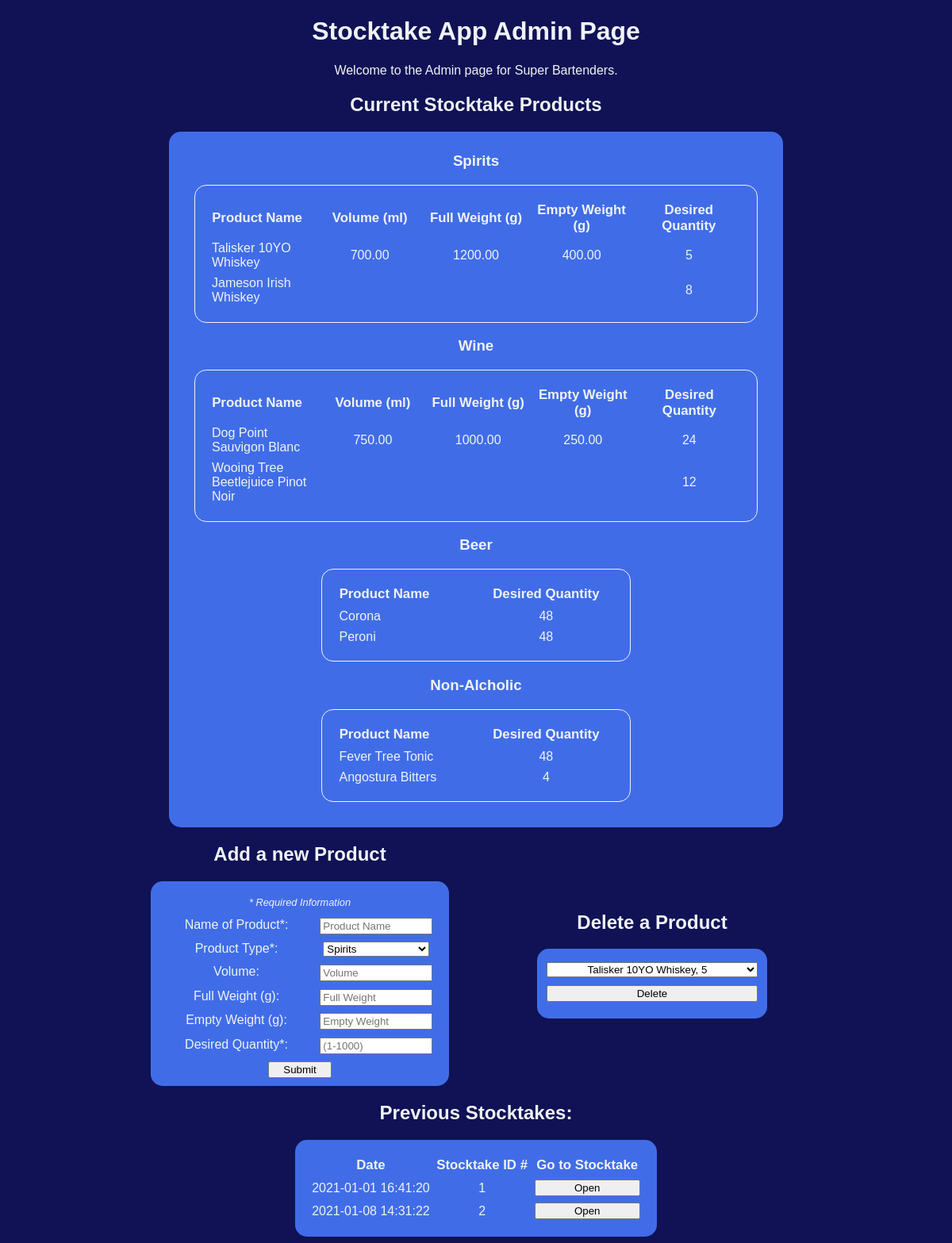
Page /admin/www/index.php on the earlier database version.
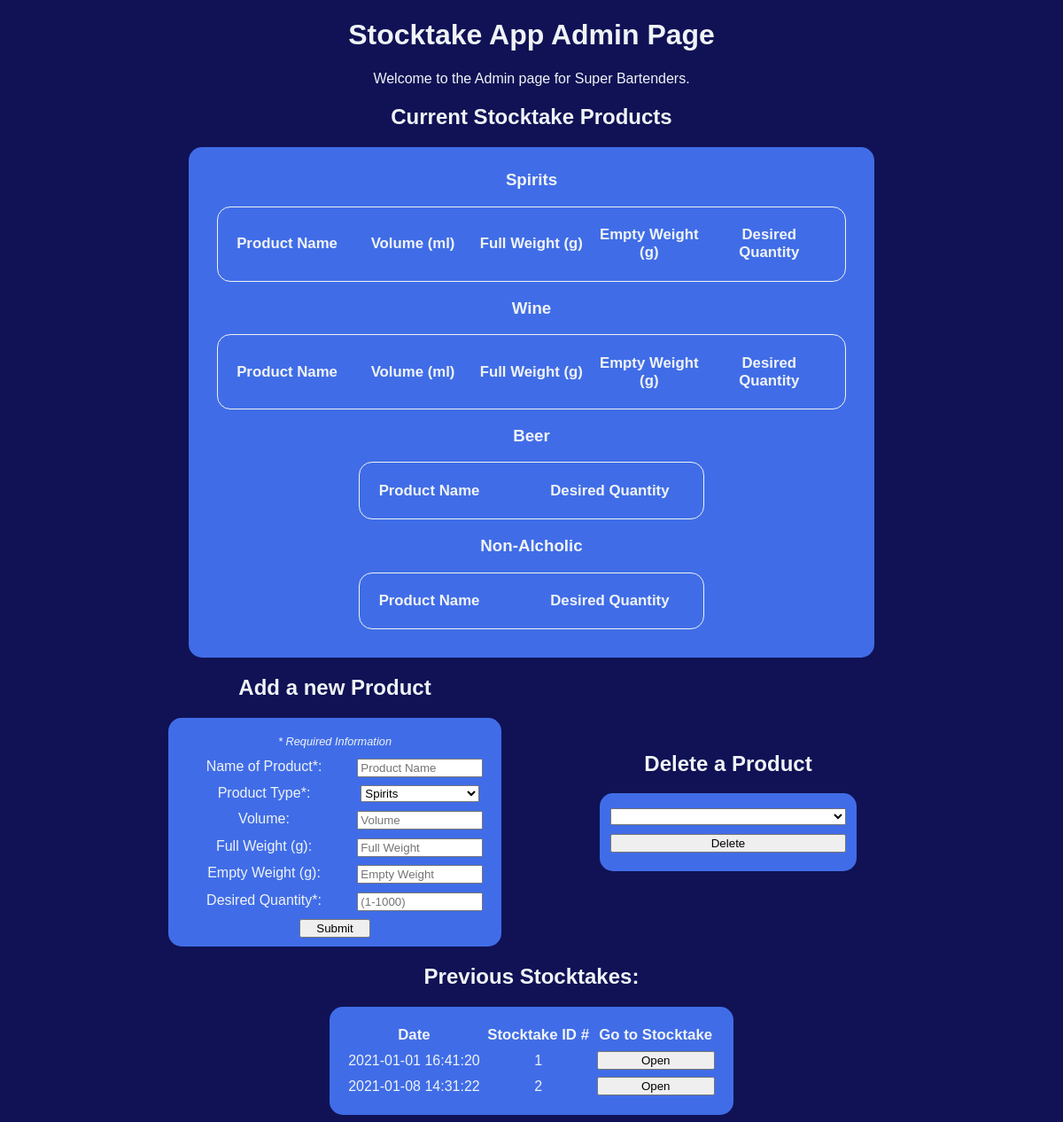
Same page on the later database version.
### tables this page shows
CREATE TABLE Spirits (
	id MEDIUMINT NOT NULL AUTO_INCREMENT,
	name VARCHAR(50) NOT NULL,
	volume DOUBLE(10, 2),
	full_weight DOUBLE(10, 2),
	empty_weight DOUBLE(10, 2),
	desired_quantity INTEGER NOT NULL,
	PRIMARY KEY (id)
);

CREATE TABLE Wine (
	id MEDIUMINT NOT NULL AUTO_INCREMENT,
	name VARCHAR(50) NOT NULL,
	volume DOUBLE(10, 2),
	full_weight DOUBLE(10, 2),
	empty_weight DOUBLE(10, 2),
	desired_quantity INTEGER NOT NULL,
	PRIMARY KEY (id)
);

CREATE TABLE Beer (
	id MEDIUMINT NOT NULL AUTO_INCREMENT,
	name VARCHAR(50) NOT NULL,
	desired_quantity INTEGER NOT NULL,
	PRIMARY KEY (id)
);

CREATE TABLE NonAlc (
	id MEDIUMINT NOT NULL AUTO_INCREMENT,
	name VARCHAR(50) NOT NULL,
	desired_quantity INTEGER NOT NULL,
	PRIMARY KEY (id)
);

CREATE TABLE StocktakeRefs (
	 dt DATETIME NOT NULL,
	 stock_num INTEGER NOT NULL
 );

### admin/www/index.php (the view, shortened to what this page needs)
<!DOCTYPE html>
<html lang="en">
    <head>
        <link rel="stylesheet" href="style.css" type="text/css">
    </head>
    <body>
        <h1>Stocktake App Admin Page</h1>
        <p>Welcome to the Admin page for Super Bartenders.</p>
        <h2>Current Stocktake Products</h2>
            <div id="current">
                <h3> Spirits </h3>
                    <table>
                        <tr><th>Product Name</th><th>Volume (ml)</th><th>Full Weight (g)</th><th>Empty Weight (g)</th><th>Desired Quantity</th></tr>
                        <?php
                            $db_host   = '192.168.2.12';
                            $db_name   = 'stocktake';
                            $db_user   = 'admin';
                            $db_passwd = 'insecure_db_admin_pw';
                            $pdo_dsn = "mysql:host=$db_host;dbname=$db_name";
                            $pdo = new PDO($pdo_dsn, $db_user, $db_passwd);
                            $q_Spirits = $pdo->query("SELECT * FROM Spirits");
                            $q_Wine = $pdo->query("SELECT * FROM Wine");
                            $q_Beer = $pdo->query("SELECT * FROM Beer");
                            $q_NonAlc = $pdo->query("SELECT * FROM NonAlc");
                            while($row = $q_Spirits->fetch()){
                                echo '<tr><td>';
                                echo $row["name"];
                                echo '</td><td>';
                                echo $row["volume"];
                                echo '</td><td>';
                                echo $row["full_weight"];
                                echo '</td><td>';
                                echo $row["empty_weight"];
                                echo '</td><td>';
                                echo $row["desired_quantity"];
                                echo '</td></tr>';
                            }
                            echo '</table>
                                    <h3> Wine </h3>
                                    <table>
                                        <tr><th>Product Name</th><th>Volume (ml)</th><th>Full Weight (g)</th><th>Empty Weight (g)</th><th>Desired Quantity</th></tr>';
                            while($row = $q_Wine->fetch()){
                                echo '<tr><td>';
                                echo $row["name"];
                                echo '</td><td>';
                                echo $row["volume"];
                                echo '</td><td>';
                                echo $row["full_weight"];
                                echo '</td><td>';
                                echo $row["empty_weight"];
                                echo '</td><td>';
                                echo $row["desired_quantity"];
                                echo '</td></tr>';
                            }
                            echo '</table>
                                    <h3> Beer </h3>
                                    <table>
                                    <tr><th>Product Name</th><th>Desired Quantity</th></tr>';
                            while($row = $q_Beer->fetch()){
                                echo '<tr><td>';
                                echo $row["name"];
                                echo '</td><td>';
                                echo $row["desired_quantity"];
                                echo '</td></tr>';
                            }
                            echo '</table>
                                    <h3> Non-Alcholic </h3>
                                    <table>
                                    <tr><th>Product Name</th><th>Desired Quantity</th></tr>';
                            while($row = $q_NonAlc->fetch()){
                                echo '<tr><td>';
                                echo $row["name"];
                                echo '</td><td>';
                                echo $row["desired_quantity"];
                                echo '</td></tr>';
                            }
                        ?>
                    </table>
                </div>
        <section class="admin_section">
            <div>
                <h2>Add a new Product</h2>
                <form method="post" enctype="aplication/x-www-form-urlencoded" action="scripts/insert_product.php">
                    <fieldset id="add_product">
                        <p id=required_text>* Required Information</p>
                        <label for="name">Name of Product*: </label><input type="text" placeholder="Product Name" id="name" name="name" maxlength="50" required>
                        <label for="type">Product Type*: </label>
                        <select name="category" id="category" onchange="showOptions(this)">
                            <option value="Spirits">Spirits</option>
                        </select>
                        <label for="volume" class="each">Volume: </label><input type="number" placeholder="Volume" id="volume" class="each" name="volume" min="0">
                        <label for="full_weight" class="each">Full Weight (g): </label><input type="number" placeholder="Full Weight" id="full_weight" class="each" name="full_weight" min="0">
                        <label for="empty_weight" class="each">Empty Weight (g): </label><input type="number" placeholder="Empty Weight" id="empty_weight" class="each" name="empty_weight" min="0">
                        <label for="dq">Desired Quantity*:</label><input type="number" id="dq" name="dq" min="1" max="1000" placeholder="(1-1000)"required>
                        <input type="submit" value="Submit" id="submit_product">
                    </fieldset>
                </form>
            </div>
            <div>
                <h2>Delete a Product</h2>
                <form method="post" enctype="aplication/x-www-form-urlencoded" action="scripts/delete_product.php">
                    <fieldset id="delete_product">
                        <select name="product" id="name">
                            <?php
                                $db_host   = '192.168.2.12';
                                $db_name   = 'stocktake';
                                $db_user   = 'admin';
                                $db_passwd = 'insecure_db_admin_pw';
                                $pdo_dsn = "mysql:host=$db_host;dbname=$db_name";
                                $pdo = new PDO($pdo_dsn, $db_user, $db_passwd);
                                $sql = "SELECT name, desired_quantity FROM Spirits
                                UNION SELECT name, desired_quantity FROM Wine
                                UNION SELECT name, desired_quantity FROM Beer
                                UNION SELECT name, desired_quantity FROM NonAlc";
                                $q = $pdo->query($sql);
                                while($row = $q->fetch()){
                                echo "<option value='" . $row["name"] . "|" . $row["desired_quantity"] . "'>"
                                . $row["name"] . ", " . $row["desired_quantity"] . "</option>";
                                }
                            ?>
                        </select>
                        <input type="submit" value="Delete">
                    </fieldset>
                </form>
            </div>
        </section>
        <h2>Previous Stocktakes:</h2>
        <table id="prev_stocktakes">
            <tr><th>Date</th><th>Stocktake ID #</th><th>Go to Stocktake</th></tr>
            <?php
                $db_host   = '192.168.2.12';
                $db_name   = 'stocktake';
                $db_user   = 'admin';
                $db_passwd = 'insecure_db_admin_pw';
                $pdo_dsn = "mysql:host=$db_host;dbname=$db_name";
                $pdo = new PDO($pdo_dsn, $db_user, $db_passwd);
                $q = $pdo->query("SELECT * FROM StocktakeRefs");
                while($row = $q->fetch()){
                echo '<tr><td>';
                echo $row['dt'];
                echo '</td><td>';
                echo $row['stock_num'];
                echo '<td><a href="scripts/records.php?id='.$row['stock_num'].'"><input type="submit" name="submit"
                value="Open" class="Register" /></a></td>';
                }
            ?>
        </table>
    </body>
</html>

### admin/www/style.css (style rules this page uses)
body { background-color: #101255; }
table { margin: auto; padding: 1em 1em; }
h1, h2, h3,p, th, td, label, input, select { font-family: "Helvetica", Sans-serif; }
h1, h2, h3, p, th, td, label { color: #F0F3F6; }
h1, h2, h3, p { text-align: center; }
#prev_stocktakes td, #prev_stocktakes th { text-align: center; }
#add_product { padding-top: 1em; display: grid; grid-template-columns: 12em 10em; row-gap: 0.6em; justify-content: center; }
#required_text { margin-top: 0.2em; margin-bottom: 0.2em; grid-column: span 2; font-style: italic; font-size: 0.8em; }
#submit_product { margin: auto; width: 6em; grid-column: span 2; }
#delete_product select, #delete_product input { margin-top: 0.8em; margin-bottom: 0.8em; text-align: center; display: block; width: 20em; }
.admin_section { margin: auto; display: grid; grid-template-columns: 1fr 1fr; width: 75%; }
.admin_section div:nth-of-type(2) { align-self: center; }
input, select { margin: auto; display: inline-block; width: 10em; }
fieldset { width: 60%; margin: auto; }
#current { padding: 0.5em 2em 2em 2em; width: 60%; margin: auto; }
#current th, #record th { width: 10em; text-align: center; }
#current th:nth-of-type(1), #record th:nth-of-type(1) { text-align: left; }
#current table { border: 1px solid #F0F3F6; }
th { text-align: left; font-size: 1.05em; }
fieldset { border: none; }
table, th, td, fieldset, #current { background-color: #406de7; border-radius: 15px; }
th, td { padding: 0.2em; }
form { margin: auto; text-align: center; }
#current td, #record td { height: 1em; text-align: center; }
#current tr > td:nth-of-type(1), #record tr > td:nth-of-type(1) { height: 1em; text-align: left; }

Differences in the rows shown:
removed spirits: name "Talisker 10YO Whiskey", volume "700.00", full_weight "1200.00", empty_weight "400.00", desired_quantity "5"
removed spirits: name "Jameson Irish Whiskey", desired_quantity "8"
removed wine: name "Dog Point Sauvigon Blanc", volume "750.00", full_weight "1000.00", empty_weight "250.00", desired_quantity "24"
removed wine: name "Wooing Tree Beetlejuice Pinot Noir", desired_quantity "12"
removed beer: name "Corona", desired_quantity "48"
removed beer: name "Peroni", desired_quantity "48"
removed nonalc: name "Fever Tree Tonic", desired_quantity "48"
removed nonalc: name "Angostura Bitters", desired_quantity "4"
Other differences:
form field product: "Talisker 10YO Whiskey, 5" → (not shown)
